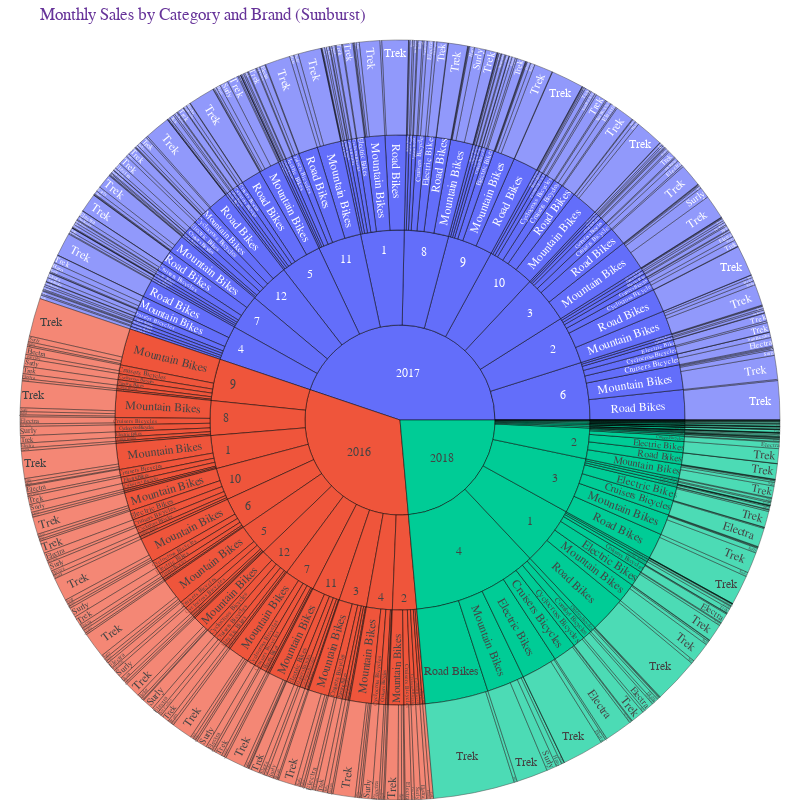

The notebook cell this image was saved under:
### Markdown cell above
# View 6

### Code cell
df = execute_query(views_queries[5])
# Create a sunburst chart
fig = px.sunburst(df, path=['year', 'month', 'category_name', 'brand_name'],
                  values='monthly_sales', title='Monthly Sales by Category and Brand (Sunburst)',
                  height=800, width=800)

# Customize the layout
fig.update_layout(
    margin=dict(l=0, r=0, b=0, t=40),
    font=dict(family="Arial", size=12, color="RebeccaPurple"),
    paper_bgcolor='rgba(0,0,0,0)',  # Make the background transparent
)

# Style the sunburst chart
fig.update_traces(
    marker=dict(
        line=dict(
            color='black',  # Border color
            width=0.5  # Border width
        )
    )
)

### Figure 1 — Plotly figure (JSON) as saved in the notebook; plotly's stock layout.template omitted (floating-point values rounded to 4 significant figures; data arrays with more than 128 entries replaced by an {"elided": "..."} marker saying what was removed)
{"data": [{"branchvalues": "total", "domain": {"x": [0, 1], "y": [0, 1]}, "hovertemplate": "labels=%{label}<br>monthly_sales=%{value}<br>parent=%{parent}<br>id=%{id}<extra></extra>", "ids": {"elided": "702 str values"}, "labels": {"elided": "702 str values"}, "marker": {"line": {"color": "black", "width": 0.5}}, "name": "", "parents": {"elided": "702 str values"}, "type": "sunburst", "values": {"elided": "702 float values"}}], "layout": {"font": {"color": "RebeccaPurple", "family": "Arial", "size": 12}, "height": 800, "legend": {"tracegroupgap": 0}, "margin": {"b": 0, "l": 0, "r": 0, "t": 40}, "paper_bgcolor": "rgba(0,0,0,0)", "title": {"text": "Monthly Sales by Category and Brand (Sunburst)"}, "width": 800}}
